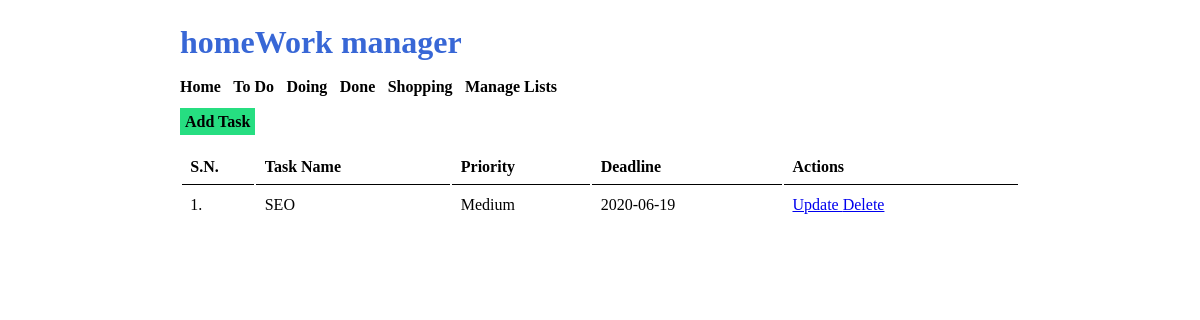
The app's page /list-task.php?list_id=2 with its own data.
### tables this page shows
CREATE TABLE `tbl_list` (
  `list_id` int(10) UNSIGNED NOT NULL,
  `list_name` varchar(50) NOT NULL,
  `list_description` varchar(150) DEFAULT NULL
);

CREATE TABLE `tal_tasks` (
  `task_id` int(10) UNSIGNED NOT NULL,
  `task_name` varchar(150) NOT NULL,
  `task_description` text NOT NULL,
  `list_id` int(11) NOT NULL,
  `priority` varchar(10) NOT NULL,
  `deadline` date NOT NULL
);

### list-task.php (the view, shortened to what this page needs)
<?php
    $list_id_url = $_GET['list_id'];
?>
<html>
    <head>
        <link rel="stylesheet" href="<?php echo SITEURL; ?>css/style.css" />
    </head>
    <body>
        <div class="wrapper">
        <h1>homeWork manager</h1>
        <div class="menu">
            <a href="<?php echo SITEURL; ?>">Home</a>
            <?php
                $conn2 = mysqli_connect(LOCALHOST, DB_USERNAME, DB_PASSWORD) or die(mysqli_error());
                $sql2 = "SELECT * FROM tbl_list";
                $res2 = mysqli_query($conn2, $sql2);
                if($res2==true)
                {
                    while($row2=mysqli_fetch_assoc($res2))
                    {
                        $list_id = $row2['list_id'];
                        $list_name = $row2['list_name'];
                        ?>
                        <a href="<?php echo SITEURL; ?>list-task.php?list_id=<?php echo $list_id; ?>"><?php echo $list_name; ?></a>
                        <?php
                    }
                }
            ?>
            <a href="<?php echo SITEURL; ?>manage-list.php">Manage Lists</a>
        </div>
        <div class="all-task">
            <a class="btn-primary" href="<?php echo SITEURL; ?>add-task.php">Add Task</a>
            <table class="tbl-full">
                <tr>
                    <th>S.N.</th>
                    <th>Task Name</th>
                    <th>Priority</th>
                    <th>Deadline</th>
                    <th>Actions</th>
                </tr>
                <?php
                    $conn = mysqli_connect(LOCALHOST, DB_USERNAME, DB_PASSWORD) or die(mysqli_error());
                    $sql = "SELECT * FROM tal_tasks WHERE list_id=$list_id_url";
                    $res = mysqli_query($conn, $sql);
                    if($res==true)
                    {
                        $count_rows = mysqli_num_rows($res);
                        if($count_rows>0)
                        {
                            while($row=mysqli_fetch_assoc($res))
                            {
                                $task_id = $row['task_id'];
                                $task_name = $row['task_name'];
                                $priority = $row['priority'];
                                $deadline = $row['deadline'];
                                ?>
                                <tr>
                                    <td>1. </td>
                                    <td><?php echo $task_name; ?></td>
                                    <td><?php echo $priority; ?></td>
                                    <td><?php echo $deadline; ?></td>
                                    <td>
                                        <a href="<?php echo SITEURL; ?>update-task.php?task_id=<?php echo $task_id; ?>">Update </a>
                                    <a href="<?php echo SITEURL; ?>delete-task.php?task_id=<?php echo $task_id; ?>">Delete</a>
                                    </td>
                                </tr>
                                <?php
                            }
                        }
                        else
                        {
                            ?>
                            <tr>
                                <td colspan="5">No Tasks added on this list.</td>
                            </tr>
                            <?php
                        }
                    }
                ?>
            </table>
        </div>
        </div>
    </body>
</html>

### css/style.css (style rules this page uses)
* { margin: 0; padding: 0; font-family: verdana; }
.wrapper { width: 70%; margin: 0 auto; padding: 2%; }
h1 { color: #3867d6; margin-bottom: 2%; }
.menu { margin-bottom: 2%; }
.menu a { font-weight: bold; margin-right: 1%; color: black; text-decoration: none; }
.btn-primary { background-color: #26de81; padding: 5px; font-weight: bold; text-decoration: none; color: black; }
.tbl-full { width: 100%; }
table tr th { text-align: left; border-bottom: 1px solid black; padding: 1%; padding-top: 3%; }
table tr td { padding: 1%; }

### records on screen
tbl_list: list_name "To Do"
tbl_list: list_name "Doing"
tbl_list: list_name "Done"
tbl_list: list_name "Shopping"
tal_tasks: task_name "SEO", priority "Medium", deadline "2020-06-19"
